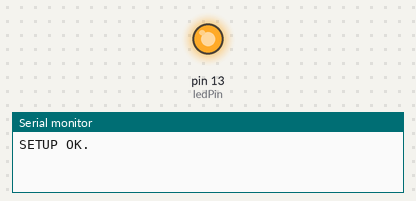
Simulated run of this sketch. Board: Arduino Uno, built with avr-gcc and run on an emulated ATmega328P. Shown: output pins drawn as LEDs (lit = HIGH), the last lines printed to the serial monitor.

Above: at 5.05 s.
At 7.4 s:
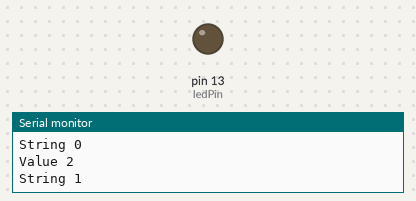
Timing chart, 0 to 10.2 s (numbered marks = the images above):
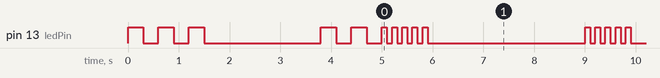

The sketch:

prog_mem_example.ino
```cpp
/*
 PROGMEM string demo
 How to store a table of strings in program memory (flash),
 and retrieve them.

 Information summarized from:
 http://www.nongnu.org/avr-libc/user-manual/pgmspace.html

 Setting up a table (array) of strings in program memory is slightly complicated, but
 here is a good template to follow.

 Setting up the strings is a two-step process. First define the strings.
*/

#include <avr/pgmspace.h>
#define ledPin 13

const char string_0[] PROGMEM = "String 0";   // "String 0" etc are strings to store - change to suit.
const char string_1[] PROGMEM = "String 1";
const char string_2[] PROGMEM = "String 2";
const char string_3[] PROGMEM = "String 3";
const char string_4[] PROGMEM = "String 4";
const char string_5[] PROGMEM = "String 5";


// Then set up a table to refer to your strings.

const char* const string_table[] PROGMEM = {string_0, string_1, string_2, string_3, string_4, string_5};

char buffer[30];    // make sure this is large enough for the largest string it must hold

void setup()
{
  pinMode(13,OUTPUT);
  Serial.begin(9600);

  ledSignal(3,300);
  delay(2000);
  ledSignal(2,300);
  Serial.println("SETUP OK.");
}


void loop()
{
  /* Using the string table in program memory requires the use of special functions to retrieve the data.
     The strcpy_P function copies a string from program space to a string in RAM ("buffer").
     Make sure your receiving string in RAM  is large enough to hold whatever
     you are retrieving from program space. */
  ledSignal(5,100);

  for (int i = 0; i < 6; i++)
  {
    Serial.print("Value ");
    Serial.println(i);
    Serial.println(buffer);
    strcpy_P(buffer, (char*)pgm_read_word(&(string_table[i]))); // Necessary casts and dereferencing, just copy.


    delay( 500 );
  }
}

void ledSignal(int times, int milliseconds){
  for(int i=0; i<times; i++){
    digitalWrite(ledPin, HIGH);
    delay(milliseconds);
    digitalWrite(ledPin, LOW);
    delay(milliseconds);
  }
}
```

Measured:
- by itself, pin 13 (ledPin): HIGH → LOW at 0.30 s, → HIGH 0.30 s later, → LOW 0.30 s later, → HIGH 0.30 s later, … (329 changes in this stretch)
- by itself, everything shown: repeats every 4.0 s, in 10 steps
